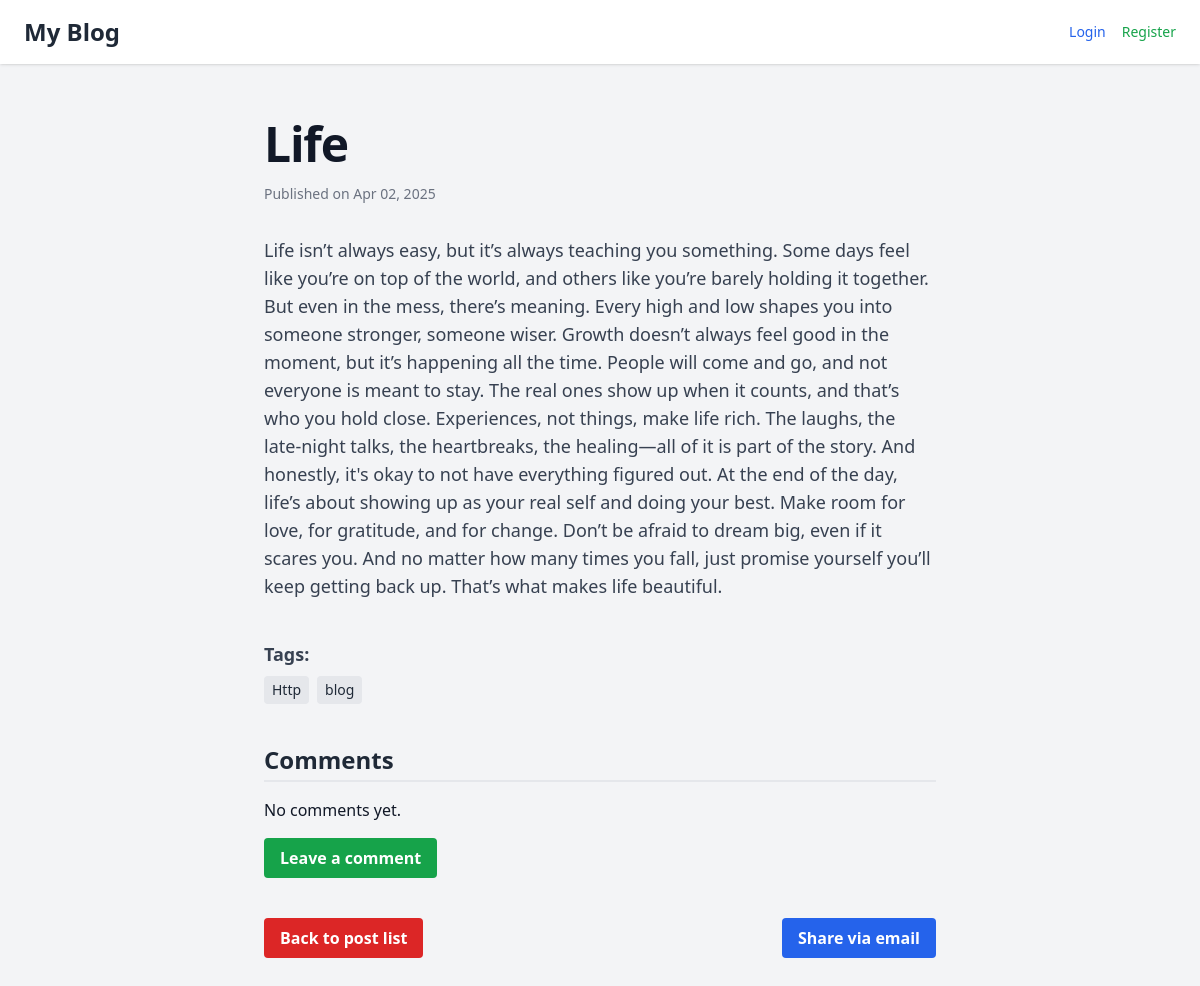
Page /blog/2025/4/2/life/ on the earlier database version.
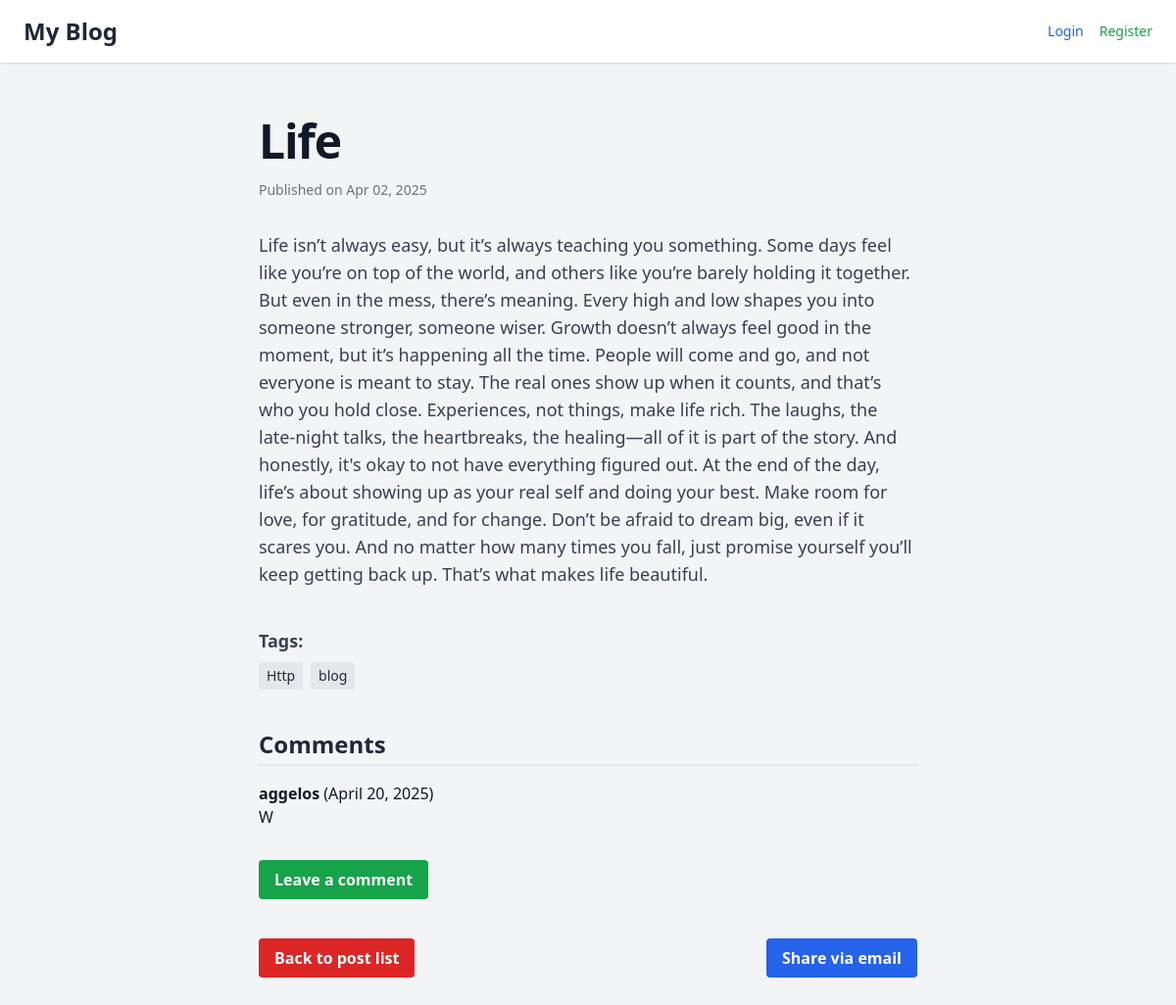
Same page on the later database version.
### blog/models.py (models this page shows, shortened)
class Post(models.Model):
 author= models.ForeignKey(settings.AUTH_USER_MODEL, on_delete=models.CASCADE)
 title = models.CharField(max_length=255)
 slug= models.SlugField()
 body = models.TextField()
 publish = models.DateTimeField()
 created = models.DateTimeField(auto_now_add=True)
 updated = models.DateTimeField(auto_now=True)
 status = models.CharField(max_length=2,choices=Status.choices, default=Status.DRAFT)
 tags = TaggableManager()

class Comment(models.Model):
    post = models.ForeignKey('Post', on_delete=models.CASCADE, related_name='comments')
    name = models.CharField(max_length=80)
    email = models.EmailField()
    body = models.TextField()
    created = models.DateTimeField(default=timezone.now)
    updated = models.DateTimeField(auto_now=True)
    active = models.BooleanField(default=True)

### blog/views.py (the view)
# urls.py: path('<int:year>/<int:month>/<int:day>/<slug:post>/', views.post_detail, name='post_detail'),
def post_detail(request, year, month, day, post):
    post = get_object_or_404(
        Post,
        slug=post,
        publish__year=year,
        publish__month=month,
        publish__day=day
    )
    return render(request, 'blog/post/detail.html', {'post': post})

### blog/templates/blog/post/detail.html (shortened to what this page needs)
{% extends "base.html" %}
{% block content %}
<article class="mx-auto max-w-2xl">
  <h1 class="text-4xl font-bold tracking-tight text-gray-900 sm:text-5xl">{{ post.title }}</h1>
  <p class="mt-4 text-sm text-gray-500">
    Published on {{ post.publish|date:"M d, Y" }}
  </p>
  <div class="mt-8 text-gray-700 text-lg">
    <p>{{ post.body }}</p>
  </div>
  <div class="mt-10">
    <h4 class="text-lg font-semibold text-gray-700 mb-2">Tags:</h4>
    <ul class="flex gap-2 flex-wrap text-sm">
      {% for tag in post.tags.all %}
        <li class="bg-gray-200 text-gray-800 px-2 py-1 rounded">{{ tag.name }}</li>
      {% empty %}
        <li>No tags</li>
      {% endfor %}
    </ul>
  </div>
  <h3 class="text-2xl font-semibold text-gray-800 border-b-2 border-black-500 pb-1 mt-10 mb-4">Comments</h3>
  {% for comment in post.comments.all %}
    {% if comment.active %}
      <div class="mb-4">
        <strong>{{ comment.name }}</strong> ({{ comment.created|date:"F d, Y" }})
        <p>{{ comment.body }}</p>
      </div>
    {% endif %}
  {% empty %}
    <p>No comments yet.</p>
  {% endfor %}
  <a href="{% url 'blog:post_comment' post.id %}"
     class="inline-block px-4 py-2 mt-4 bg-green-600 text-white font-semibold rounded hover:bg-green-700 transition">
    Leave a comment
  </a>
  <div class="flex justify-between mt-10">
    <a href="{% url 'blog:post_list' %}"
       class="inline-block px-4 py-2 bg-red-600 text-white font-semibold rounded hover:bg-red-800 transition">
      Back to post list
    </a>
    <a href="{% url 'blog:post_share' post.id %}"
       class="inline-block px-4 py-2 bg-blue-600 text-white font-semibold rounded hover:bg-blue-700 transition">
      Share via email
    </a>
  </div>
</article>
{% endblock %}

### account/templates/base.html (shortened to what this page needs)
<!DOCTYPE html>
<html lang="en">
<head>
  <script src="https://cdn.tailwindcss.com"></script>
</head>
<body class="bg-gray-100 text-gray-900">
  <nav class="bg-white shadow px-6 py-4 flex justify-between items-center fixed w-full top-0 z-50">
    <a href="{% url 'blog:post_list' %}" class="text-2xl font-bold text-gray-800">My Blog</a>
    <div class="flex gap-4 items-center text-sm">
      {% if user.is_authenticated %}
        <span class="text-gray-600">Hello, {{ user.username }}!</span>
        <a href="{% url 'profile' %}" class="bg-blue-600 text-white px-3 py-1 rounded hover:bg-blue-700">Profile</a>
        <a href="{% url 'password_change' %}" class="text-yellow-600 hover:underline">Change Password</a>
        <form method="post" action="{% url 'logout' %}" class="inline">
          {% csrf_token %}
          <button type="submit" class="text-red-500 hover:underline bg-transparent border-none cursor-pointer">
              Logout
          </button>
        </form>
      {% else %}
        <a href="{% url 'login' %}" class="text-blue-600 hover:underline">Login</a>
        <a href="{% url 'register' %}" class="text-green-600 hover:underline">Register</a>
      {% endif %}
    </div>
  </nav>
  <div class="h-20"></div>
  <main class="max-w-7xl mx-auto px-6 py-10">
    {% block content %}{% endblock %}
  </main>
</body>
</html>

Differences in the rows shown:
added Comment: name "aggelos", created "April 20, 2025", body "W"
Other differences:
text no longer shown: "No comments yet."
